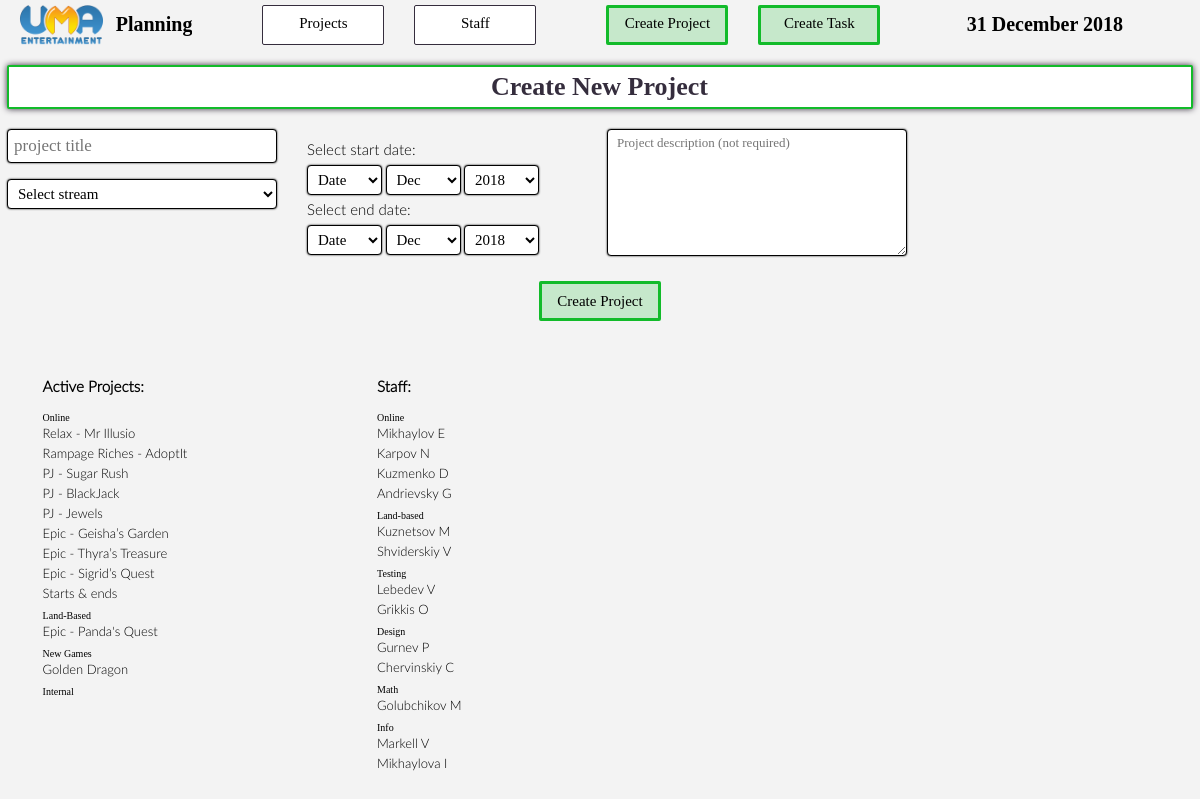
Screenshot of /create/project/ with the database file from the repository.
### plan/models.py (models this page shows, shortened)
class Stream(models.Model):
	name = models.CharField(max_length=200)
	def projects(self):
		projects = Project.objects.filter(stream = self)
		return projects

class Project(models.Model):
	name = models.CharField(max_length=200)
	stream = models.ForeignKey(Stream, db_index=True, on_delete=models.SET_NULL, null = True)
	dates = models.BooleanField(default = False) #False means that actual tasks are needed to calculate start & end dates. True will take default values if they exist.
	task_start_date = models.DateField(null = True)
	task_end_date = models.DateField(null = True)
	start_date = models.DateField(null = True)
	end_date = models.DateField(null = True)
	active = models.BooleanField(db_index=True, default = True)
	comment = models.CharField(max_length=500, null=True) #let us comment the project and what it is supposed to achieve
	update = models.DateTimeField(default = timezone.now())
	def start(self):
		if self.task_start_date:
			s = self.task_start_date
		else : s = self.start_date
		return s
	def tasks(self):
		if len(Task.objects.filter(project_id = self.id).filter(active = True)) > 0: return len(Task.objects.filter(project_id = self.id).filter(active = True))
		else: return False
	def end(self):
		if self.task_end_date:
			e = self.task_end_date
		else : e = self.end_date
		return e

class Department(models.Model):
	name = models.CharField(max_length=200)
	def staff(self):
		staff = Staff.objects.filter(dep = self).filter(active = True)
		return staff

class Staff(models.Model):
	name = models.CharField(max_length=200)
	dep = models.ForeignKey(Department, db_index=True, on_delete=models.CASCADE)
	active = models.BooleanField(db_index=True, default = True)

### plan/views.py (the view)
# urls.py: url(r'^create/project/$', views.create_project, name='create_project'),
def create_project(request):
	context = {'staff_list' : Department.objects.all(),
				'project_list': Stream.objects.all(),
				'stream_list': Stream.objects.all(),
				'date': get_date_selection(),
				'edit': False,
				'today': datetime.date.today(),
				}
	return render(request, 'plan/create_project.html', context)

### plan/gen_cal.py (called while the page is built)
def get_date_selection():
	d = [1,2,3,4,5,6,7,8,9,10,11,12,13,14,15,16,17,18,19,20,21,22,23,24,25,26,27,28,29,30,31]
	y = [2017, 2018, 2019]
	m = [{'num': 1, 'str': 'Jan',},
	{'num': 2, 'str': 'Feb',},
	{'num': 3, 'str': 'Mar',},
	{'num': 4, 'str': 'Apr',},
	{'num': 5, 'str': 'May',},
	{'num': 6, 'str': 'Jun',},
	{'num': 7, 'str': 'Jul',},
	{'num': 8, 'str': 'Aug',},
	{'num': 9, 'str': 'Sep',},
	{'num': 10, 'str': 'Oct',},
	{'num': 11, 'str': 'Nov',},
	{'num': 12, 'str': 'Dec',},]
	date = {'dates': d, 'months': m, 'years': y}
	return date

### plan/templates/plan/create_project.html (shortened to what this page needs)
{% load static %}
<link rel="stylesheet" type="text/css" href="{% static 'plan/style.css' %}"/>
<link rel="stylesheet" type="text/css" href="{% static 'plan/style2.css' %}"/>
<div class="header">
	<div class="header_logo">
		<a href="{% url 'plan:index' %}"><img class="logo" src="{% static 'plan/images/logo_uma.png' %}"/></a>
		<div class="logo_text bold">Planning</div>
	</div>
	<div class="header_logo header_menu">
		<div class="header_title regular">Projects</div>
	</div>
	<div class="header_logo header_menu" style="margin-right: 70px;">
		<div class="header_title regular">Staff</div>
	</div>
	<a href="{% url 'plan:create_project' %}">
		<div class="header_logo header_menu header_create">
			<div class="header_title regular">Create Project</div>
		</div>
	</a>
	<a href="{% url 'plan:create_task' 0 0 %}">
		<div class="header_logo header_menu header_create" style="margin-right: 70px;">
			<div class="header_title regular">Create Task</div>
		</div>
	</a>
	<div class="header_logo header_date">
		<div class="logo_text bold">{{ today|date:"j F Y" }}</div>
	</div>
</div>
<div class="page_object_header" style="border-color: #12bb2a;">
	<h3 class="bold page_object_header_section"></h3>
	<h1 class="bold page_object_header_section">{% if edit %}Edit Project{% else %}Create New Project{% endif %}</h1>
	<h3 class="bold page_object_header_section"></h3>
</div>
<form action="{% url 'plan:submit_project' %}" method="post">
<div class="form_section">
	<input class="form_style{% if errors.name %} input_error{% endif %}" type="text" name="name" placeholder="project title" {% if selected.name %}value="{{ selected.name }}"{% endif %}/>
	{% if stream_list %}
	<select class="form_style{% if errors.stream %} input_error{% endif %}" id="st_select" name="stream" required >
		{% if not edit and not selected.stream %}
		<option value="0">Select stream</option>
		{% endif %}
	</select>
	{% endif %}
</div>
<div class="form_section">
{% if not selected.project.tasks %}
	<div class="form_style_date_title">Select start date:</div>
	<select class="form_style form_style_date{% if errors.start_date %} input_error{% endif %}" name="start_date_day" required>
		<option>Date</option>
	</select>
	<select class="form_style form_style_date{% if errors.start_date %} input_error{% endif %}" name="start_date_month" required>
		{% for m in date.months %}
			<option value="{{ m.num }}" {% if selected.start_date.month == m.num %}selected="selected"{% elif not selected.start_date.month and today.month == m.num %}selected="selected"{% endif %}>{{ m.str }}</option>
		{% endfor %}
	</select>
	<select class="form_style form_style_date{% if errors.start_date %} input_error{% endif %}" name="start_date_year" required>
		{% for y in date.years %}
			<option value="{{ y }}" {% if selected.start_date.year == y %}selected="selected"{% elif not selected.start_date.year and today.year == y %}selected="selected"{% endif %}>{{ y }}</option>
		{% endfor %}
	</select>
	<br />
	<div class="form_style_date_title">Select end date:</div>
	<select class="form_style form_style_date{% if errors.end_date %} input_error{% endif %}" name="end_date_day" required>
		<option>Date</option>
	</select>
	<select class="form_style form_style_date{% if errors.end_date %} input_error{% endif %}" name="end_date_month" required>
		{% for m in date.months %}
			<option value="{{ m.num }}" {% if selected.end_date.month == m.num %}selected="selected"{% elif not selected.end_date.month and today.month == m.num %}selected="selected"{% endif %}>{{ m.str }}</option>
		{% endfor %}
	</select>
	<select class="form_style form_style_date{% if errors.end_date %} input_error{% endif %}" name="end_date_year" required>
		{% for y in date.years %}
			<option value="{{ y }}" {% if selected.end_date.year == y %}selected="selected"{% elif not selected.end_date.year and today.year == y %}selected="selected"{% endif %}>{{ y }}</option>
		{% endfor %}
	</select>
	<br />
	<br />
{% endif %}
</div>
<div class="form_section">
	<textarea class="form_style form_style_textarea" rows=5 cols=30 name="comment" placeholder="Project description (not required)"></textarea>
</div>
<br/>
<br/>
<div class="header" style="clear: both; height: auto; overflow: hidden;">
	<div class="button_wrap" style="{% if edit and selected.project %}width: 500px; margin-left: -250px;{% else %}width: 152px; margin-left: -61px;{% endif %}">
		<div class="header_logo header_menu header_create" style="padding: 0;">
			<input class="header_title regular button" type="submit" value="{% if edit %}Save {% else %}Create {% endif %}Project" />
		</div>
	</div>
</div>
</form>
<div class="lists_wrapper">
	<div class="list">
		<h3>Active Projects:</h3>
		{% if project_list %}
		<ul>
			{% for stream in project_list %}
			<li class="bottom_list_title bold">{{ stream.name }}</li>
				{% for project in stream.projects %}
					<li><a class="bottom_list_link" href="{% url 'plan:project' project.id 0 %}">{{ project.name }}</a></li>
				{% endfor %}
			{% endfor %}
		</ul>
	</div>
	<div class="list">
		{% endif %}
		<h3>Staff:</h3>
		{% if staff_list %}
		<ul>
			{% for dep in staff_list %}
			<li class="bottom_list_title bold">{{ dep.name }}</li>
				{% for staff in dep.staff %}
					<li><a class="bottom_list_link" href="{% url 'plan:staff' staff.id %}">{{ staff.name }}</a></li>
				{% endfor %}
			{% endfor %}
		</ul>
		{% endif %}
	</div>
</div>

### plan/static/plan/style.css (style rules this page uses)
input { color: inherit; }
.regular { font-family: 'LatoWeb'; }
.bold { font-family: 'LatoWebSemibold'; }
li { list-style: none; }
ul { margin: 0;padding: 0; }
a { text-decoration: none; color: inherit; cursor: pointer; }
.lists_wrapper { position: relative; width: 100%; height: auto; overflow: hidden; padding: 10px 3%; box-sizing: border-box; }
.list { position: relative; float: left; width: 30%; }
.list > ul > li { margin-bottom: 4px; }
.header { position: relative; height: 40px; width: 100%; margin-top: 5px; }
.header_logo { position: relative; height: 40px; width: auto; float: left; margin-right: 70px; overflow: hidden; cursor: pointer; }
.header_menu { padding: 9px 10px; box-sizing: border-box; border: 1px solid #352d3d; border-radius: 2px; margin-right: 30px; width: 122px; background-color: white; }
.logo { position: relative; float: left; height: 100%; }
.logo_text { position: relative; float: left; margin-top: 8px; font-size: 20px; font-weight: bold; }
.header_title { position: relative; height: 100%; text-align: center; font-size: 15px; }
.header_create { background: rgba(18,187,42,0.2); padding: 7px 10px; border: 3px solid #12bb2a; box-sizing: border-box; }
.header_date { float: right; cursor: default; }
.form_section { position: relative; float: left; min-width: 250px; max-width: 300px; width: 30%; }
.form_style { font-size: 15px; background: white; border: 1px black solid; border-radius: 4px; box-shadow: 0 0 2px black; padding: 5px 6px; height: 30px; width: 90%; font-family: 'LatoWeb'; }
input.form_style { height: 34px; font-size: 17px; font-family: 'LatoWebSemibold'; }
.form_style_date { width: 75px; }
.form_style_date_title { font-size: 15px; margin-bottom: 5px; margin-top: 7px; }
.form_style_date_title:first-of-type { margin-top: 13px; }
.form_style_textarea { width: 100%; height: 127px; padding: 5px 9px; font-size: 13px; }
.bottom_list_link { cursor: pointer; }
.bottom_list_title { margin-top: 7px; font-size: 10px; }
.page_object_header { position: relative; width: 100%; height: 44px; margin: 20px 0; color: #352d3d; background-color: white; box-shadow: 0 0 6px #352d3d; box-sizing: border-box; border: 2px solid #ef4949; border-radius: 2px; }
.page_object_header_section { position: relative; float: left; width: 33.3%; height: 100%; line-height: 40px; margin: 0; text-align: center; }
.button { cursor: pointer; background: none; border: none; padding: 0 0 0 0; align-items: normal; width: 100%; }
.button_wrap { position: relative; left: 50%; margin-top: 10px; margin-bottom: 20px; height: 40px; }

### rows the page displays
Stream: name "Online"
Project: name "Relax - Mr Illusio"
Project: name "Rampage Riches - AdoptIt"
Project: name "PJ - Sugar Rush"
Project: name "PJ - BlackJack"
Project: name "PJ - Jewels"
Project: name "Epic - Geisha’s Garden"
Project: name "Epic - Thyra’s Treasure"
Project: name "Epic - Sigrid’s Quest"
Project: name "Starts & ends"
Stream: name "Land-Based"
Project: name "Epic - Panda's Quest"
Stream: name "New Games"
Project: name "Golden Dragon"
Stream: name "Internal"
Department: name "Online"
Staff: name "Mikhaylov E"
Staff: name "Karpov N"
Staff: name "Kuzmenko D"
Staff: name "Andrievsky G"
Department: name "Land-based"
Staff: name "Kuznetsov M"
Staff: name "Shviderskiy V"
Department: name "Testing"
Staff: name "Lebedev V"
Staff: name "Grikkis O"
Department: name "Design"
Staff: name "Gurnev P"
Staff: name "Chervinskiy C"
Department: name "Math"
Staff: name "Golubchikov M"
Department: name "Info"
Staff: name "Markell V"
Staff: name "Mikhaylova I"

### other values shown
form field start_date_month "Dec"
form field start_date_year "2018"
form field end_date_month "Dec"
form field end_date_year "2018"
